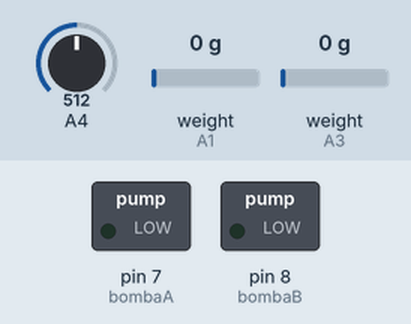
Recording of a sketch running on a simulated Arduino Uno, built with avr-gcc and run on an emulated ATmega328P. Shown: switched loads named in the sketch (green lamp = pin HIGH). The inputs (shaded band) are chosen by the test bench; at power-on: A4 = 512, weight on the scale (sensors on A1, A3) 0 g. What the sketch prints to the serial monitor is not drawn.

Above: at 45.7 s.
At 47.4 s:
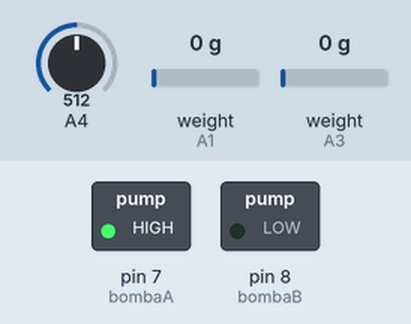
Timing chart, 0 to 56.5 s (numbered marks = the images above):
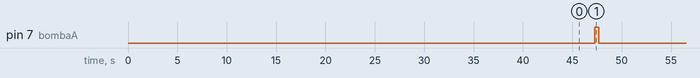

Measured:
- by itself, pin 7 (bombaA): alternates HIGH for 0.40 s and LOW for 9.0 s

The sketch:

chembot_main.ino
```cpp
#include "HX711.h"                                          //Incloem la llibreria.
HX711 pesA(A1, A0);                                         //Declarem els pins de les
HX711 pesB(A3, A2);                                         //cel·les A i B.
float taraA = pesA.read_average(100);                       //Declarem una variable de tara
float taraB = pesB.read_average(100);                       //per aconseguir el pes més tard.

const int bombaA = 7;                                       //Declarem els pins de
const int bombaB = 8;                                       //les bombes A i B.

float lectura_pH;                                           //Creem una variables per a llegir valors de pH.
float mitja_pH;                                             //Creem una variable per fer la mitja de les lectures de pH.
float pH;                                                   //Creem una variables per determinar el valor final del pH.

unsigned long temps;                                        //Creem una variable de temps per despré saber quant de temps porta el programa funcionant.

float valorA_0;                                             //Creem una variable float (nombres amb molts decimals) per al pes A inicial.
float valorB_0;                                             //Creem una variable float (nombres amb molts decimals) per al pes B inicial.
float valorA;                                               //Creem una variable float (nombres amb molts decimals) per al pes A.
float valorB;                                               //Creem una variable float (nombres amb molts decimals) per al pes B.

void setup() {                                              //Inici del setup.
  temps = millis();                                         //Fem que llegeixi el temps en milisegons.
  mitja_pH = 0;                                             //Donem un valor inicial a la mitja del pH.

  pinMode(bombaA, OUTPUT);                                  //Declarem les bombes
  pinMode(bombaB, OUTPUT);                                  //com a sortides.

  for (int j=0; j<30; j++){                                 //Creem un loop de for amb les tres condicions.
    lectura_pH = analogRead(A4);                            //La variable lectura és igual al valor que llegeixi del pin analògic A4.
    mitja_pH = mitja_pH + lectura_pH/30.0;                  //Aconseguim una mitja de 30 lectures.
    }
  pH = 0.0177 * mitja_pH - 0.006;                           //Aconseguim el valor del pH amb l'equació.

  Serial.begin(9600);                                       //Inicialitzem el monitor sèrie a 9600 baud.
  Serial.println("Carregar mostres!");                      //Imprimim l'ordre de carregar les mostres a les balançes al monitor sèrie.
  delay(12000);                                             //Decalatge de 12 segons, per assegurar-nos de que tenim temps a posar les mostres.

  Serial.print("Mitja A: ");                                //Imprimeix la mitja de.
  Serial.print(pesA.read_average(30));                      //30 mesures de la cel·la A.
  Serial.print(" || ");
  Serial.print("Mitja B: ");                                //Imprimeix la mitja de.
  Serial.println(pesB.read_average(30));                    //30 mesures de la cel·la B.

  delay(200);                                               //Decalatge de 0.2 segons.

  valorA_0 = (pesA.read_average(30)-taraA) * 1.0614e-03;    //Aconseguim valors en grams de les cel·les
  valorB_0 = (pesB.read_average(30)-taraB) * 9.9654e-04;    //A i B mitjançant una equació.

  Serial.print("Temps transcorregut(s): ");                 //Imprimeix els segons transcorreguts des de l'inici del programa,
  Serial.println(temps/1000);                               //escrivim temps/1000 perquè llegeix milisegons i volem que ens doni els segons.
  Serial.print(" || ");
  Serial.print("Grams inicials d'A: ");                     //Imprimeix els
  Serial.print(valorA_0);                                   //grams d'A.
  Serial.print(" || ");
  Serial.print("Grams inicials de B: ");                    //Imprimeix els
  Serial.print(valorB_0);                                   //grams de B.
  Serial.print(" || ");
  Serial.print("Valor del pH inicial: ");                   //Imprimeix el valor
  Serial.print(pH);                                         //de pH inicial.


}

void loop() {                                               //Inici del loop principal, que s'anirà repetint constantment.
  temps = millis();                                         //El temps el llegirà en milisegons.

  float valorA_f = valorA_0 - 100.0;                        //Resta el valor de dissolució A a extreure en grams.
  valorA = (pesA.read_average(30)-taraA) * 1.0614e-03;      //Mesura el pes valorA.
  //Serial.print("Pes balança A: ");                          //Imprimeix el (no útil --> posat com a comentari).
  //Serial.println(valorA);                                   //valor del pes d'A.

  if (valorA > valorA_f) {                                  //Iniciem un if amb la seva condició.
    mitja_pH = 0;                                           //Donem valor inicial a la mitja del pH.
    for(int j = 0; j < 30; j++){                            //Iniciem un loop de tipus for per calcular el pH.
      lectura_pH = analogRead(A4);                          //La variable lectura_pH és igual a la lectura del pin analògic A4.
      mitja_pH = mitja_pH + lectura_pH / 30.0;              //Calcula el valor mitjà del pH amb 30 lectures.
      }
    pH = 0.0177 * mitja_pH - 0.006;                         //Utilitzant l'equaciò de calibrat prèviament trobada, es calcula el valor real del pH.
    while(pH < 9) {                                         //S'inicia un loop de tipus while, amb la condició de que el pH s'ha de mantenir inferior a 9.
      digitalWrite(bombaB, HIGH);                           //Posem la bomba B en funcionament
      delay(300);                                           //durant 0.3 segons.
      digitalWrite(bombaB, LOW);                            //Parem la bomba B.
      valorB = (pesB.read_average(30)-taraB) * 9.9654e-04;  //Calculem el valor del pes B.
      //Serial.print("Pes balança B: ");                      //Imprimim el valor (no útil --> posat com a comentari).
      //Serial.println(valorB);                               //del pes B.
      delay(4000);                                          //Decalatge de 4 segons.
      mitja_pH = 0;                                         //Li donem el valor de 0 a la mitja del pH.
      for(int k = 0; k < 30; k++) {                         //Iniciem un altre loop de tipus for per calcuar el pH.
        lectura_pH = analogRead(A4);                        //La variable lectura_pH és igual a la lectura del pin analògic A4.
        mitja_pH = mitja_pH + lectura_pH / 30.0;            //Calcula el valor mitjà del pH amb 30 lectures.
        }
      pH = 0.0177 * mitja_pH - 0.006;                       //Utilitzant l'equaciò de calibrat prèviament trobada, es calcula el valor real del pH.
      }
      digitalWrite(bombaA, HIGH);                           //Posem la bomba A en funcionament
      delay(400);                                           //durant 0.4 segons.
      digitalWrite(bombaA, LOW);                            //Parem la bomba A.
      valorA = (pesA.read_average(30)-taraA) * 1.0614e-03;  //Calcula el valor del pes A mitjançant el pendent de la balança A.
      valorB = (pesB.read_average(30)-taraB) * 9.9654e-04;  //Calcula el valor del pes B mitjançant el pendent de la balança B.
      Serial.print("Temps (s): ");                          //Imprimeix el valor
      Serial.print(temps/1000);                             //del temps en segons.
      Serial.print(" || ");
      Serial.print("Pes balança A: ");                      //Imprimeix el
      Serial.print(valorA);                                 //valor del pes A.
      Serial.print(" || ");
      Serial.print("Pes balança B: ");                      //Imprimeix el
      Serial.print(valorB);                                 //valor del pes B.
      Serial.print(" || ");
      Serial.print("Valor del pH: ");                       //Imprimeix el
      Serial.println(pH);                                   //valor del pH.
    } else {                                                //Iniciem la condició else en contraposició a la condició de l'if inicial.
      digitalWrite(bombaA, LOW);                            //Parem la bomba A.
      mitja_pH = 0;                                         //Li donem valor 0 a la mitja del pH.
      while(pH < 9) {                                       //S'iniia un loop de tipus while, amb la condició que s'executi quan el pH sigui inferior a 9.
        digitalWrite(bombaB, HIGH);                         //Posem la bomba B en funcionament
        delay(300);                                         //durant 0.3 segons.
        digitalWrite(bombaB, LOW);                          //Parem la bomba B.
        for(int q = 0; q < 30; q++) {                       //Iniciem un loop de tipus for amb les tres condicions.
        lectura_pH = analogRead(A4);                        //La variable lectura_pH és igual a la lectura de la sonda de pH.
        mitja_pH = mitja_pH + lectura_pH / 30.0;            //Calcula el valor mitjà del pH amb 30 lectures.
        }
      pH = 0.0177 * mitja_pH - 0.006;                       //Utilitzant l'equaciò de calibrat prèviament trobada, es calcula el valor real del pH.
      }
      if(pH >= 9) {                                         //Iniciem un if amb la seva condició.
        digitalWrite(bombaA, LOW);                          //Parem la bomba A.
        digitalWrite(bombaB, LOW);                          //Parem la bomba B.
        Serial.println("Fí del procés.");                   //Imprimim la frase "Fí del procés".
        delay(1500);                                        //decalatge d'1.5 segons.
        }
      }


}
```
